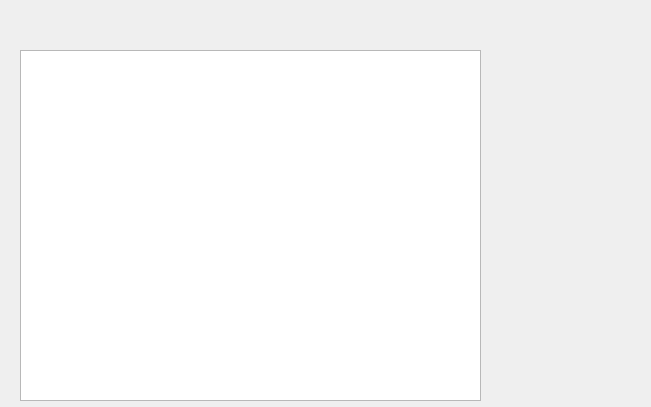
<?xml version="1.0" encoding="UTF-8"?>
<ui version="4.0">
 <class>BondInfo</class>
 <widget class="QWidget" name="BondInfo">
  <property name="geometry">
   <rect>
    <x>0</x>
    <y>0</y>
    <width>651</width>
    <height>407</height>
   </rect>
  </property>
  <property name="windowTitle">
   <string>BondInfo</string>
  </property>
  <widget class="QTableView" name="tableView_Bonds_Info">
   <property name="geometry">
    <rect>
     <x>20</x>
     <y>50</y>
     <width>461</width>
     <height>351</height>
    </rect>
   </property>
  </widget>
 </widget>
 <layoutdefault spacing="6" margin="11"/>
 <resources/>
 <connections/>
</ui>
